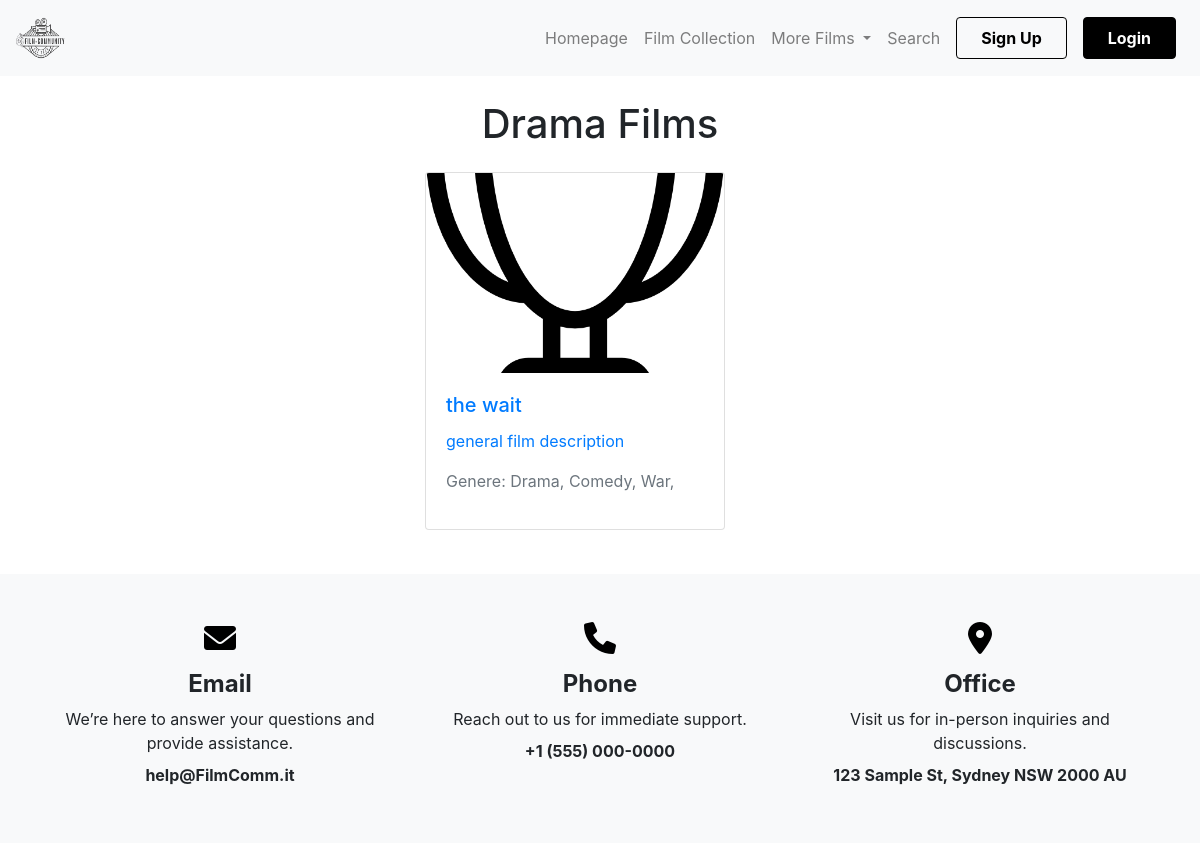
/genre/2, run on the app's committed database.
### Project/models.py (models this page shows, shortened)
class Genre(models.Model):
    genre = models.TextField(default="")
    def __str__(self):
        return self.genre

class Film(models.Model):
    title = models.TextField(default="")
    upload = models.FileField(upload_to ='films', validators=[validate_video_extension])
    poster = models.FileField(upload_to ='posters', validators=[validate_image_extension], default="")
    genre = models.ManyToManyField(Genre, default="", related_name="Films")
    description = models.TextField(default="")
    author = models.ForeignKey(settings.AUTH_USER_MODEL, on_delete=models.CASCADE, default=3)

### Project/views.py (the view)
# urls.py: path("genre/<int:id>", views.genrefilm, name="genre"),
def genrefilm(request, id):
  films = Film.objects.filter(genre=Genre.objects.get(pk=id))
  return render(request, "Project/genrefilms.html", {
    "films": films,
    "genre": Genre.objects.get(pk=id).genre
    })

### Project/templates/Project/genrefilms.html
{% extends "Project/layout.html"%}
{% load static %}
{% block head %}
  <link rel="stylesheet" href="{%static 'styles/homepage.css'%}">
{% endblock %}
{% block body%}
<div class="film-container">
    <div class="container my-4">
        <h1 class="text-center mb-4">{{genre}} Films</h1>
        <div class="row film-container">
            {% for film in films %}
                <div class="col-md-4 col-sm-6">
                    <a href="{% url 'stream' film.id %}">
                        <div class="card film-card">
                            <img src="{{ film.poster.url }}" class="card-img-top film-poster" alt="{{ film.title }} Poster">
                            <div class="card-body">
                                <h5 class="card-title">{{ film.title }}</h5>
                                <p class="card-text">{{ film.description|truncatewords:15 }}</p>
                                <p class="text-muted">Genere: {% for genre in film.genre.all %} {{genre}}, {%endfor%}</p>
                            </div>
                        </div>
                    </a>
                </div>
            {% endfor %}
        </div>
    </div>
</div>
{% endblock %}

### Project/static/styles/homepage.css (style rules this page uses)
.film-card { max-width: 300px; margin-bottom: 20px; }
.film-poster { max-height: 200px; object-fit: cover; }
.film-container { display: flex; flex-wrap: wrap; justify-content: center; }

### data on the page
Genre: genre "Drama"
Film: poster (picture), title "the wait", description "general film description"
Genre: genre "Comedy"
Genre: genre "War"
